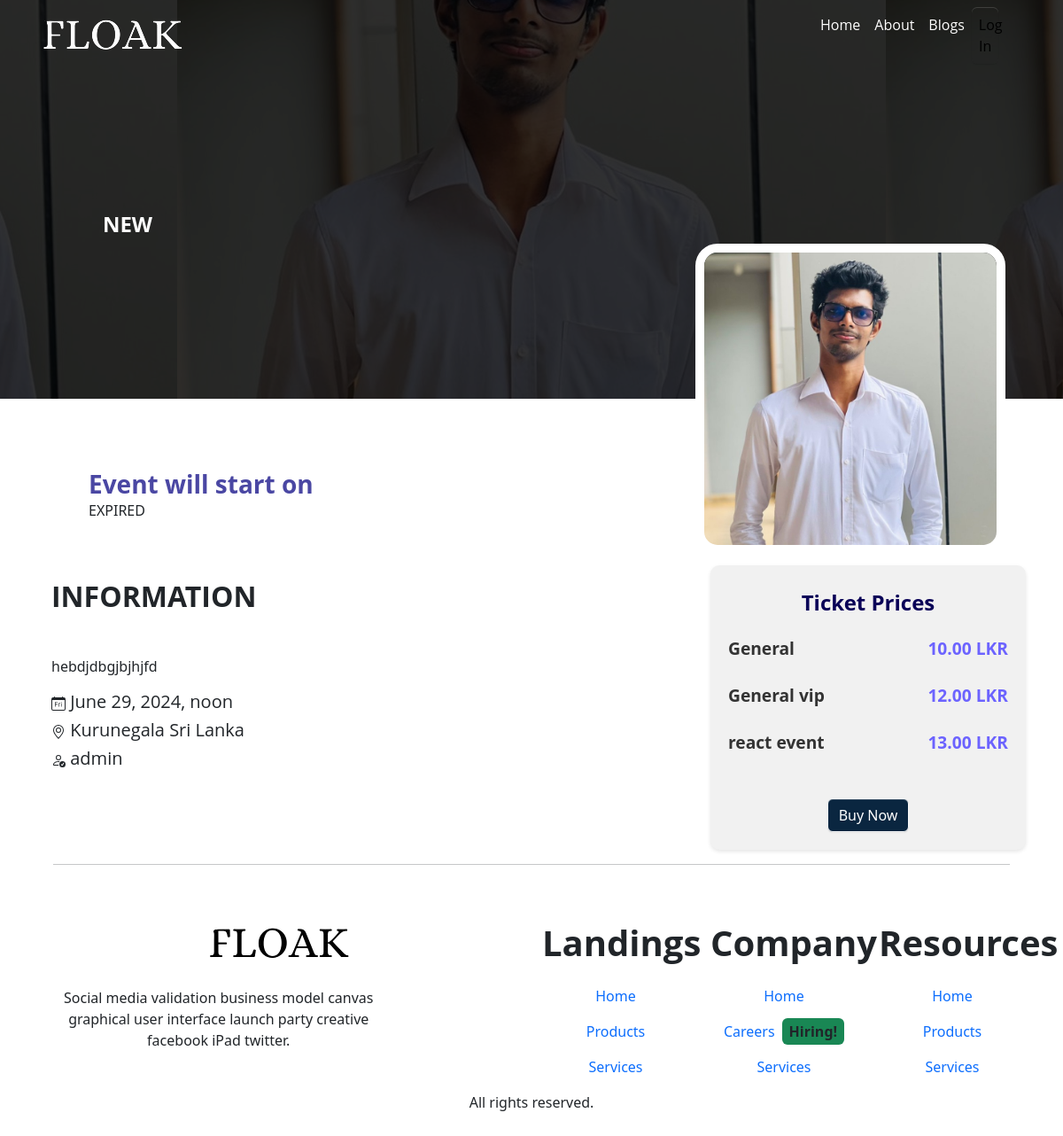
/event/f2bab93b98f24ddaa56eacac4ac207a5/, run on the app's committed database.
### events/models.py (models this page shows, shortened)
class Event(models.Model):
    owner = models.ForeignKey(Profile, null=True, blank=True, on_delete=models.SET_NULL)
    title = models.CharField(max_length=200)
    description = models.TextField(null=True, blank=True)
    featured_image = models.ImageField(null=True, blank=True, default='events/default.JPG', upload_to='events/')
    date_time = models.DateTimeField(null=True, blank=True)
    location = models.CharField(max_length=200, null=True, blank=True)
    created = models.DateTimeField(auto_now_add=True)
    id = models.UUIDField(default=uuid.uuid4, unique=True, primary_key=True, editable=False)

class TicketLevel(models.Model):
    owner = models.ForeignKey(Profile, null=True, blank=True, on_delete=models.SET_NULL)
    id = models.UUIDField(default=uuid.uuid4, unique=True, primary_key=True, editable=False)
    event = models.ForeignKey(Event, on_delete=models.CASCADE)
    name = models.CharField(max_length=255)
    price = models.DecimalField(max_digits=10, decimal_places=2)
    quantity = models.PositiveIntegerField()
    created = models.DateTimeField(default=timezone.now)
    event = models.ForeignKey(Event, on_delete=models.CASCADE)

### users/models.py (models this page shows)
class Profile(models.Model):
    user = models.OneToOneField(User, on_delete=models.CASCADE, null=True, blank=True)
    name = models.CharField(max_length=200, null=True, blank=True)
    email = models.EmailField(max_length=500, null=True, blank=True)
    username = models.CharField(max_length=200, null=True, blank=True)
    location = models.CharField(max_length=200, null=True, blank=True)
    short_intro = models.CharField(max_length=200, null=True, blank=True)
    bio = models.TextField(null=True, blank=True)
    profile_image = models.ImageField(null=True, blank=True, default='profiles/default.JPG', upload_to='profiles/')
    social_x = models.CharField(max_length=200, null=True, blank=True)
    social_linkedin = models.CharField(max_length=200, null=True, blank=True)
    social_youtube = models.CharField(max_length=200, null=True, blank=True)
    social_portfolio = models.CharField(max_length=200, null=True, blank=True)
    created = models.DateTimeField(auto_now_add=True)
    id = models.UUIDField(default=uuid.uuid4, unique=True, primary_key=True, editable=False)
    def __str__(self):
        return self.user.username

### events/views.py (the view)
# urls.py: path('event/<str:pk>/', views.singleEvent, name="single-event"),
def singleEvent(request, pk):
    page = "single-event"
    event = get_object_or_404(Event, id=pk)
    ticket_levels = TicketLevel.objects.filter(event=pk)
    context = {'page': page, 'event': event, 'ticket_levels':ticket_levels}
    return render(request, 'events/single-event.html', context)

### events/templates/events/single-event.html (shortened to what this page needs)
{% extends 'ui-2/main.html' %}
{% load static %}
{% block content %}
<section class="p-0 m-0">
    <div class="container-fluid p-0 m-0">
        <div class="main-image" style="background-image: url('{{ event.featured_image.url }}');"></div>
        <div class="overlay-text">
          <strong> {{ event.title }} </strong>
      </div>
    </div>
    <div class="overlay-image-container">
        <img class="overlay-image" src="{{ event.featured_image.url }}" alt="" />
    </div>
</section>
<div class="countdown-container">
    <div class="countdown-text col-6 ">
      <h1 style="margin-top: 30px;"><strong>Event will start on</strong></h1>
  </div>
    <div class="col-6">
      <div id="countdown">
    </div>
    </div>
</div>
<div class="footer-space"></div>
<div class="container">
  <div class="row">
    <div class="col-lg-8 col-md-12 col-sm-12 col-xs-12">
      <div class="row mb-0">
        <div class="container">
          <div class="p-3 text-justify">
            <h2 class="info-event mb-5"><strong>INFORMATION</strong></h2>
            <p>{{ event.description }}</p>
            <div class="mt-3 centered-content">
              <h5>
                {{ event.date_time }}
              </h5>
              <h5>
                {{ event.location }}
              </h5>
              <h5>
                {{ event.owner }}
              </h5>
            </div>
          </div>
        </div>
      </div>
    </div>
    <div class="col-lg-4 col-md-12 col-sm-12 col-xs-12">
      <div class="ticket-prices">
        <h2 class="mb-4 mt-2">Ticket Prices</h2>
        <ul>
          {% for ticket_level in ticket_levels %}
            <li class="mb-4">{{ ticket_level.name }} <span>{{ ticket_level.price }} LKR</span></li>
          {% endfor %}
        </ul>
        <a style="background-color: rgb(10, 38, 64); " class="btn btn-light text-white  mt-4" href="{% url 'checkout' event.id %}">Buy Now</a>
    </div>
    </div>
  </div>
</div>
{% endblock content %}

### static/styles/checkout.css (style rules this page uses)
.overlay-text { position: absolute; left: 50%; top: 50%; transform: translate(-50%, -50%); color: white; font-size: 24px; font-weight: bold; text-align: center; text-transform: uppercase; }
.container-fluid { position: relative; width: 100%; padding: 0; margin: 0; }
.main-image { width: 100%; height: 350px; background-repeat: no-repeat; background-size: cover; background-position: center; position: relative; }
.main-image::before { content: ''; position: absolute; top: 0; left: 0; width: 100%; height: 100%; background-color: rgba(0, 0, 0, 0.5); }
.footer-space { height: 50px; }
.ticket-prices { width: 100%; }

### data on the page
Event: featured_image (picture), title "NEW", description "hebdjdbgjbjhjfd", date_time "June 29, 2024, noon", location "Kurunegala Sri Lanka", owner "admin"
TicketLevel: name "General", price "10.00"
TicketLevel: name "General vip", price "12.00"
TicketLevel: name "react event", price "13.00"
